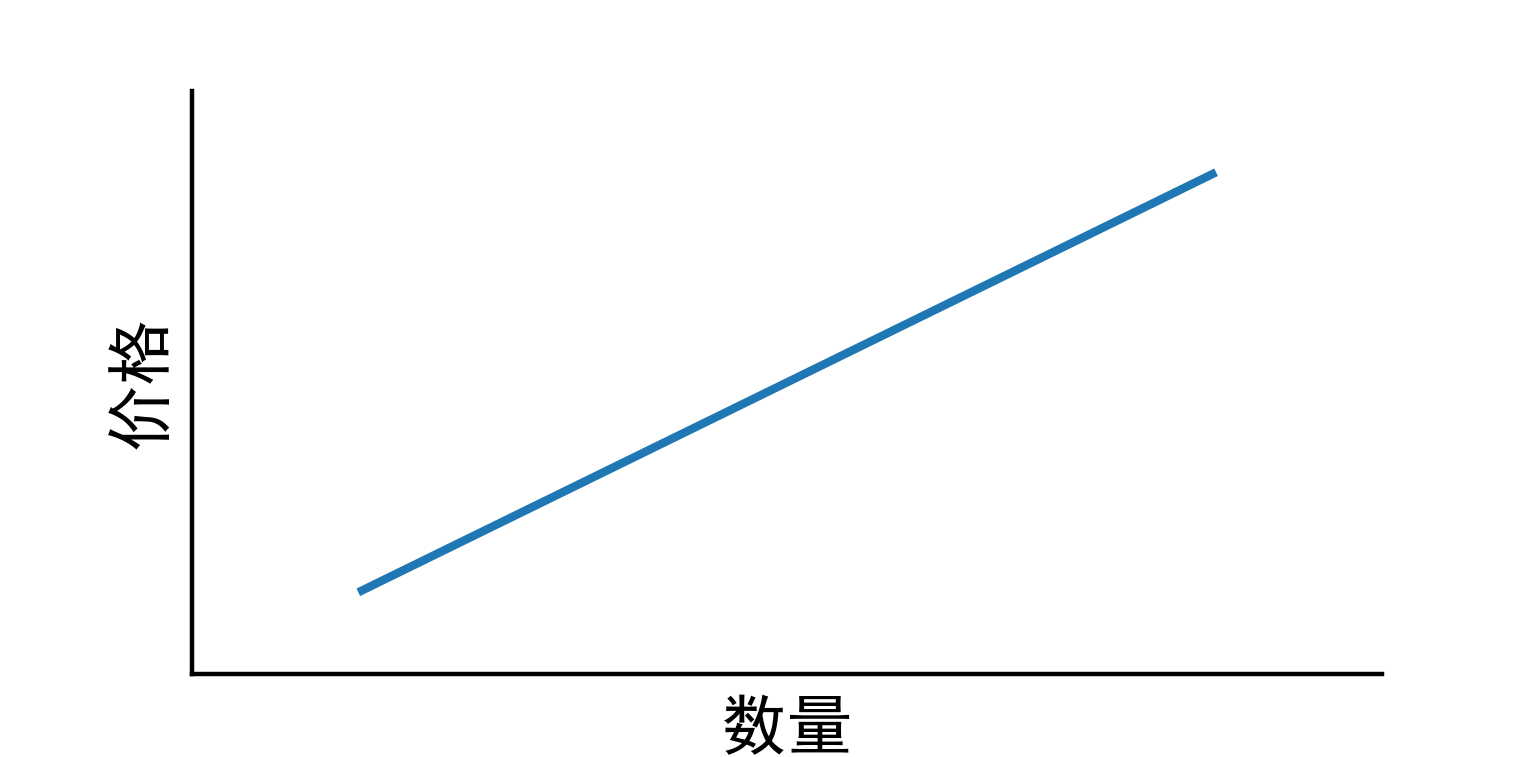

Generate this figure with Python:
import matplotlib.pyplot as plt
import numpy as np
import matplotlib as mpl

mpl.rcParams['font.sans-serif'] = ['SimHei']

x = np.linspace(0, 1, 100)
y = 0.7 * x + 1

plt.figure(dpi = 400)
ax = plt.gca()
ax.spines['top'].set_visible(False)
ax.spines['right'].set_visible(False)
#ax.spines['bottom'].set_position(('data', 0))
#ax.spines['left'].set_position(('axes', 0.5))
#plt.title('a sin curve')

xmin, xmax = x.min(), x.max()
ymin, ymax = y.min(), y.max()
dx = (xmax - xmin) * 0.2
dy = (ymax - ymin) * 0.2

plt.xlabel('数量', fontsize = 12)
plt.ylabel('价格', fontsize = 12)
plt.xticks([])
plt.yticks([])
plt.ylim(ymin - dy, ymax + dy)
plt.xlim(xmin - dx, xmax + dx)
plt.plot(x, y)
plt.show()
